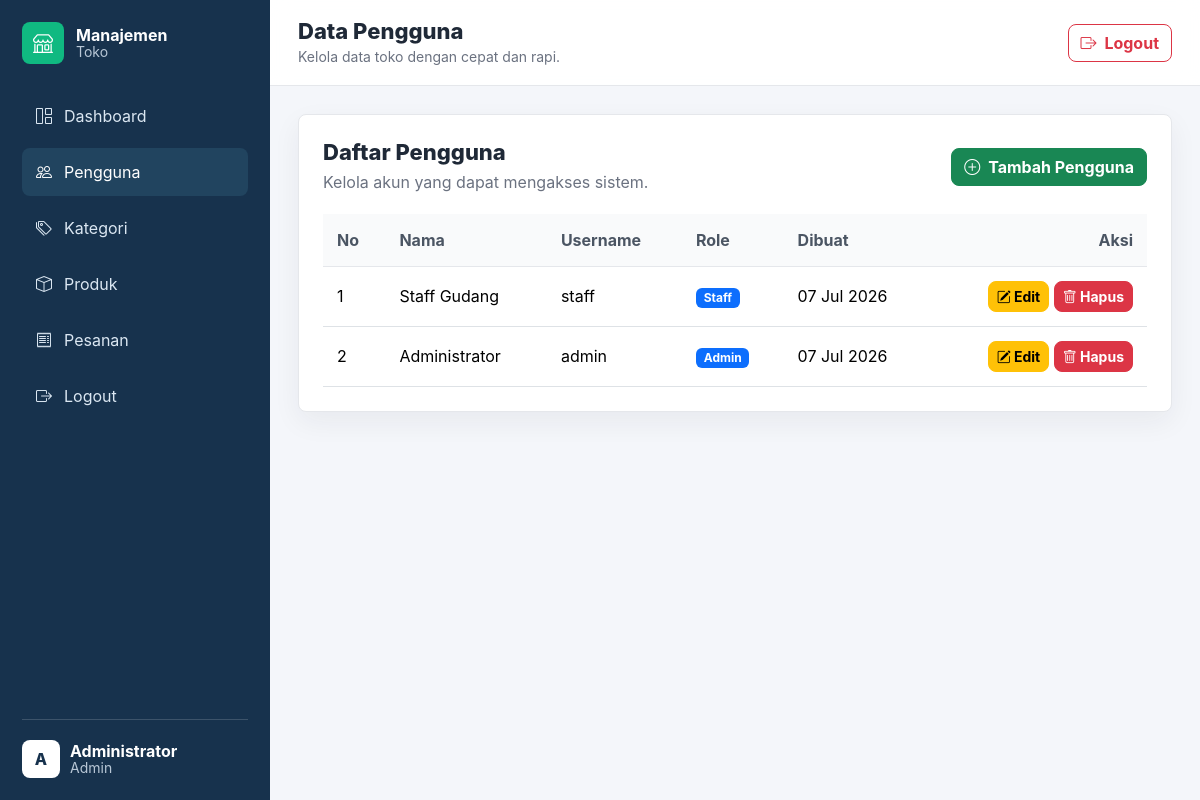
Page /pages/pengguna/index.php (signed in) on the committed database.
### tables this page shows
CREATE TABLE users (
    id INT AUTO_INCREMENT PRIMARY KEY,
    nama VARCHAR(100) NOT NULL,
    username VARCHAR(50) NOT NULL UNIQUE,
    password VARCHAR(255) NOT NULL,
    role ENUM('admin', 'staff') NOT NULL DEFAULT 'staff',
    created_at TIMESTAMP DEFAULT CURRENT_TIMESTAMP
);

### config/database.php (called while the page is built, shortened)
<?php
function e($value)
{
    return htmlspecialchars((string) $value, ENT_QUOTES, 'UTF-8');
}

### pages/pengguna/index.php (the view, shortened to what this page needs)
<?php
require_once __DIR__ . '/../../templates/header.php';
$result = mysqli_query($conn, 'SELECT id, nama, username, role, created_at FROM users ORDER BY id DESC');
require_once __DIR__ . '/../../templates/sidebar.php';
?>
<section class="data-panel">
    <div class="panel-header">
        <div>
            <h3>Daftar Pengguna</h3>
            <p>Kelola akun yang dapat mengakses sistem.</p>
        </div>
        <a href="<?= BASE_URL; ?>pages/pengguna/tambah.php" class="btn btn-success">
            <i class="bi bi-plus-circle me-1"></i> Tambah Pengguna
        </a>
    </div>
    <div class="table-responsive">
        <table class="table table-hover align-middle">
            <thead>
                <tr>
                    <th>No</th>
                    <th>Nama</th>
                    <th>Username</th>
                    <th>Role</th>
                    <th>Dibuat</th>
                    <th class="text-end">Aksi</th>
                </tr>
            </thead>
            <tbody>
                <?php if (mysqli_num_rows($result) > 0): ?>
                    <?php $no = 1; ?>
                    <?php while ($row = mysqli_fetch_assoc($result)): ?>
                        <tr>
                            <td><?= $no++; ?></td>
                            <td><?= e($row['nama']); ?></td>
                            <td><?= e($row['username']); ?></td>
                            <td><span class="badge text-bg-primary"><?= e(ucfirst($row['role'])); ?></span></td>
                            <td><?= date('d M Y', strtotime($row['created_at'])); ?></td>
                            <td class="text-end">
                                <a href="<?= BASE_URL; ?>pages/pengguna/edit.php?id=<?= $row['id']; ?>" class="btn btn-warning btn-sm">
                                    <i class="bi bi-pencil-square"></i> Edit
                                </a>
                                <a href="<?= BASE_URL; ?>pages/pengguna/hapus.php?id=<?= $row['id']; ?>" class="btn btn-danger btn-sm btn-delete" data-confirm="Yakin ingin menghapus pengguna ini?">
                                    <i class="bi bi-trash"></i> Hapus
                                </a>
                            </td>
                        </tr>
                    <?php endwhile; ?>
                <?php else: ?>
                    <tr>
                        <td colspan="6" class="text-center text-muted py-4">Belum ada data pengguna.</td>
                    </tr>
                <?php endif; ?>
            </tbody>
        </table>
    </div>
</section>
<?php require_once __DIR__ . '/../../templates/footer.php'; ?>

### assets/css/style.css (style rules this page uses)
:root { --bg: #f4f6fa; --surface: #ffffff; --ink: #1f2937; --muted: #6b7280; --line: #e5e7eb; --primary: #2563eb; --sidebar: #17324d; --sidebar-soft: #21445f; --accent: #10b981; }
* { box-sizing: border-box; }
body { min-height: 100vh; color: var(--ink); background: var(--bg); font-family: "Inter", "Segoe UI", Arial, sans-serif; }
a { text-decoration: none; }
.welcome-section, .data-panel, .form-panel, .stat-card { background: var(--surface); border: 1px solid var(--line); border-radius: 8px; box-shadow: 0 10px 28px rgba(31, 41, 55, 0.06); }
.data-panel, .form-panel { padding: 24px; }
.panel-header { display: flex; align-items: center; justify-content: space-between; gap: 16px; margin-bottom: 20px; }
.panel-header h3 { margin: 0; font-size: 22px; font-weight: 800; }
.panel-header p { margin: 4px 0 0; color: var(--muted); }
.table { margin-bottom: 0; }
.table thead th { color: #4b5563; background: #f9fafb; border-bottom: 1px solid var(--line); }
.table td, .table th { padding: 14px; }
.btn { border-radius: 8px; font-weight: 700; }

### rows in the picture
users: nama "Staff Gudang", username "staff", role "Staff", created_at "07 Jul 2026"
users: nama "Administrator", username "admin", role "Admin", created_at "07 Jul 2026"

### other values in the picture
substr($currentUser['nama'], 0, 1) "A"
$currentUser['nama'] "Administrator"
$currentUser['role'] "Admin"
$pageTitle "Data Pengguna"
